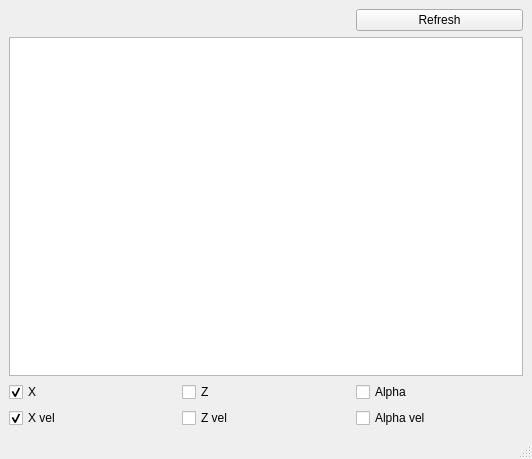
<?xml version="1.0" encoding="UTF-8"?>
<ui version="4.0">
 <class>MainWindow</class>
 <widget class="QMainWindow" name="MainWindow">
  <property name="geometry">
   <rect>
    <x>0</x>
    <y>0</y>
    <width>532</width>
    <height>459</height>
   </rect>
  </property>
  <property name="windowTitle">
   <string>MainWindow</string>
  </property>
  <widget class="QWidget" name="centralwidget">
   <layout class="QGridLayout" name="gridLayout">
    <item row="2" column="1">
     <widget class="QCheckBox" name="zCheck">
      <property name="text">
       <string>Z</string>
      </property>
     </widget>
    </item>
    <item row="2" column="0">
     <widget class="QCheckBox" name="xCheck">
      <property name="text">
       <string>X</string>
      </property>
      <property name="checked">
       <bool>true</bool>
      </property>
     </widget>
    </item>
    <item row="3" column="2">
     <widget class="QCheckBox" name="alphaVelCheck">
      <property name="text">
       <string>Alpha vel</string>
      </property>
     </widget>
    </item>
    <item row="3" column="1">
     <widget class="QCheckBox" name="zVelCheck">
      <property name="text">
       <string>Z vel</string>
      </property>
     </widget>
    </item>
    <item row="3" column="0">
     <widget class="QCheckBox" name="xVelCheck">
      <property name="text">
       <string>X vel</string>
      </property>
      <property name="checked">
       <bool>true</bool>
      </property>
     </widget>
    </item>
    <item row="1" column="0" colspan="3">
     <widget class="PlotWidget" name="graphicsView"/>
    </item>
    <item row="2" column="2">
     <widget class="QCheckBox" name="alphaCheck">
      <property name="text">
       <string>Alpha</string>
      </property>
     </widget>
    </item>
    <item row="0" column="2">
     <widget class="QPushButton" name="refreshButton">
      <property name="text">
       <string>Refresh</string>
      </property>
     </widget>
    </item>
    <item row="0" column="0" colspan="2">
     <spacer name="horizontalSpacer">
      <property name="orientation">
       <enum>Qt::Horizontal</enum>
      </property>
      <property name="sizeHint" stdset="0">
       <size>
        <width>40</width>
        <height>20</height>
       </size>
      </property>
     </spacer>
    </item>
   </layout>
  </widget>
  <widget class="QMenuBar" name="menubar">
   <property name="geometry">
    <rect>
     <x>0</x>
     <y>0</y>
     <width>532</width>
     <height>22</height>
    </rect>
   </property>
  </widget>
  <widget class="QStatusBar" name="statusbar"/>
 </widget>
 <customwidgets>
  <customwidget>
   <class>PlotWidget</class>
   <extends>QGraphicsView</extends>
   <header>pyqtgraph</header>
  </customwidget>
 </customwidgets>
 <resources/>
 <connections/>
</ui>
